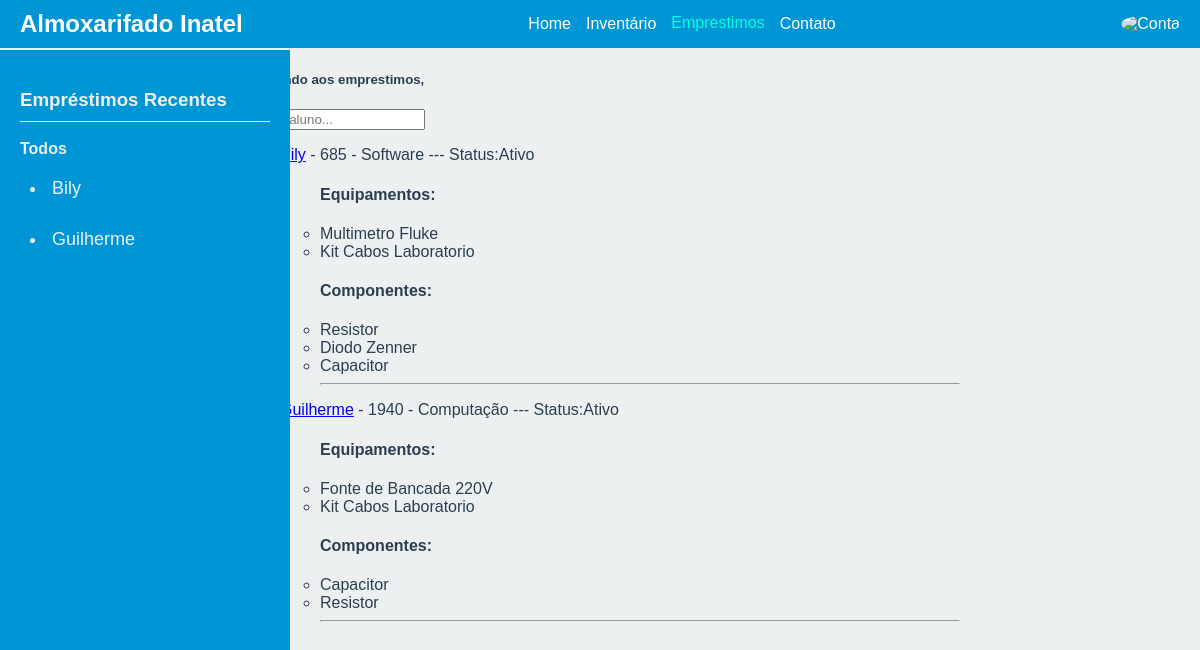
Page /emprestimos/ on the committed database.
### autenticacao/models.py (models this page shows, shortened)
class Aluno(models.Model):
    user = models.OneToOneField(User, on_delete=models.CASCADE, null=True)
    matricula = models.IntegerField(primary_key=True)
    curso = models.CharField(max_length=50)

class User(AbstractUser):
    name = models.CharField(max_length=200, null=True, unique=True)
    email= models.EmailField(unique=True, null=True)
    is_aluno = models.BooleanField(default=False)
    is_funcionario =models.BooleanField(default=False)
    USERNAME_FIELD = 'email'
    REQUIRED_FIELDS = []

### emprestimos/models.py (models this page shows, shortened)
class Emprestimo(models.Model):
    id = models.BigAutoField(primary_key=True, unique=True)
    estado = models.CharField(max_length=50)
    data_de_retirada = models.DateField(verbose_name='Data de Retirada', auto_now_add=True)
    data_de_devolucao = models.DateField(verbose_name='Data de Devolução')
    aluno = models.ForeignKey(Aluno, on_delete=models.PROTECT)
    funcionario = models.ForeignKey(Funcionario, on_delete=models.PROTECT)

### inventario/models.py (models this page shows, shortened)
class Equipamento(models.Model):
    id = models.IntegerField(primary_key=True, unique=True)
    nome = models.CharField(max_length=50)
    descricao = models.CharField(max_length=500,verbose_name='Descrição')
    localizacao = models.CharField(max_length=50, verbose_name='Localização')
    emprestimo = models.ForeignKey(Emprestimo, on_delete=models.SET_DEFAULT, default=None, blank=True, null=True)

class Emprestimo_has_components(models.Model):
    emprestimo = models.ForeignKey(Emprestimo, on_delete=models.CASCADE)
    componente = models.ForeignKey(Componente, on_delete=models.PROTECT)
    quantidade = models.IntegerField()

class Componente(models.Model):
    id = models.AutoField(primary_key=True, unique=True)
    nome = models.CharField(max_length=50)
    unidade_de_medida = models.CharField(max_length=50, verbose_name='Unidade de Medida')
    valor = models.DecimalField(decimal_places=4, max_digits=16)
    localizacao = models.CharField(max_length=50, verbose_name='Localização')

### emprestimos/views.py (the view)
# urls.py: path('',EmprestimoView, name='emprestimo'),
def EmprestimoView(request):
    q = request.GET.get('q') if request.GET.get('q') is not None else ''
    alunos = Aluno.objects.filter(Q(user__username__icontains=q))[:8]
    emprestimos = Emprestimo.objects.all().order_by('-id')
    equipamentos = Equipamento.objects.filter(emprestimo__in=emprestimos)
    componentes = Emprestimo_has_components.objects.filter(emprestimo__in=emprestimos)
    alunos_com_emprestimos = Aluno.objects.filter(emprestimo__isnull=False).distinct()
    alunos_com_emprestimos = sorted(alunos_com_emprestimos, key=lambda aluno: aluno.emprestimo_set.order_by('-id').first().id, reverse=True)
    context = {
        'alunos': alunos,
        'equipamentos': equipamentos,
        'emprestimos': emprestimos,
        'componentes': componentes,
        'alunos_com_emprestimos': alunos_com_emprestimos,
    }
    return render(request, 'emprestimos_almoxarife.html', context)

### emprestimos/templates/emprestimos_almoxarife.html (shortened to what this page needs)
{% extends "base.html" %}
{% block content %}
<div class="emprestimos-container">
    <div>
        {% include 'componente_emprestimo_recente.html' %}
    </div>
    <div>
        <h5>Bem vindo aos emprestimos, {{ user.username }}</h5>
        {% include 'navbar.html' %}
        {% include 'componente_feed.html' %}
    </div>
</div>
{% endblock content %}

### emprestimos/templates/componente_emprestimo_recente.html (shortened to what this page needs)
<head>
</head>
<body>
    <div class="sidebar">
        <h3>Empréstimos Recentes</h3>
        <div class="link-container">
            <a href="{% url 'emprestimo' %}">Todos</a>
        </div>
        {% for aluno in alunos_com_emprestimos %}
        <div class="aluno-link">
            <li><a href="{% url 'detalhes' pk=aluno.matricula %}">{{ aluno.user.username }}</a></li>
        </div>
        {% endfor %}
    </div>
</body>

### emprestimos/templates/componente_feed.html
<div>
    {% for aluno in alunos %}
    <div>
        <ul>
            {% for emprestimo in emprestimos %}
                {% if emprestimo.aluno == aluno %}
                    <li><a href="{% url 'detalhes' pk=aluno.matricula %}">{{ aluno.user.username }}</a> - {{aluno.matricula}} - {{aluno.curso}}    ---    Status:{{emprestimo.estado}}</li>
                    <ul>
                        <h4>Equipamentos:</h4>
                        {% for equipamento in equipamentos %}
                            {% if equipamento.emprestimo == emprestimo %}
                                <li>{{ equipamento.nome }}</li>
                            {% endif %}
                        {% endfor %}
                        <h4>Componentes:</h4>
                        {% for componente in componentes %}
                            {% if componente.emprestimo == emprestimo %}
                                <li>{{ componente.componente.nome }}</li>
                            {% endif %}
                        {% endfor %}
                        <hr>
                    </ul>
                {% endif %}
            {% endfor %}
        </ul>
    </div>
    {% endfor %}
</div>

### static/css/base.css (style rules this page uses)
body { font-family: Nunito sans, sans-serif; flex-direction: column; min-height: 100vh; margin: 0; padding: 0; background-color: #f0f8ff; }

### emprestimos/templates/emprestimos_almoxarife.html (style rules this page uses)
.emprestimos-container { display: grid; grid-template-columns: 1fr 3fr 1fr; margin-top: 40px; }

### emprestimos/templates/componente_emprestimo_recente.html (style rules this page uses)
body { font-family: Arial, sans-serif; background-color: #ecf0f1; color: #2c3e50; margin: 0; padding: 0; }
.sidebar { width: 250px; background-color: #0096d6; color: #ecf0f1; padding: 20px; position: fixed; height: 100%; }
.sidebar h3 { border-bottom: 1px solid #ecf0f1; padding-bottom: 10px; }
.sidebar .link-container { margin-bottom: 10px; }
.sidebar .link-container a { text-decoration: none; color: #ecf0f1; font-weight: bold; }
.sidebar .aluno-link { background-color: #0096d6; padding: 10px; margin-bottom: 10px; border-radius: 5px; }
.sidebar .aluno-link a { text-decoration: none; color: #ecf0f1; font-size: 18px; }

### rows in the picture
Aluno: user.username "Bily", matricula "685", curso "Software"
Aluno: user.username "Guilherme", matricula "1940", curso "Computação"
Emprestimo: estado "Ativo"
Equipamento: nome "Multimetro Fluke"
Equipamento: nome "Kit Cabos Laboratorio"
Emprestimo_has_components: componente.nome "Resistor"
Emprestimo_has_components: componente.nome "Diodo Zenner"
Emprestimo_has_components: componente.nome "Capacitor"
Emprestimo: estado "Ativo"
Equipamento: nome "Fonte de Bancada 220V"
Equipamento: nome "Kit Cabos Laboratorio"
Emprestimo_has_components: componente.nome "Capacitor"
Emprestimo_has_components: componente.nome "Resistor"
